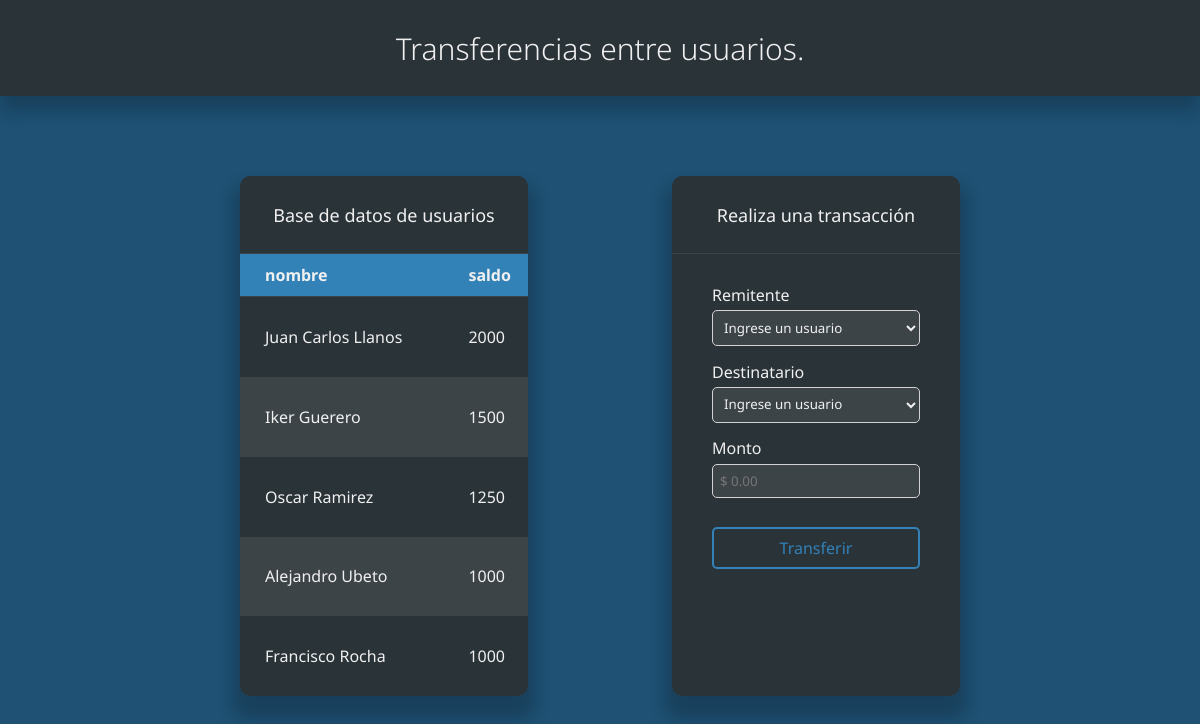
Page /pag4_transacciones/pag4_index.php on the committed database.
### tables this page shows
CREATE TABLE IF NOT EXISTS pag4_usuario (
    idUsuario INT(11) NOT NULL AUTO_INCREMENT,
    usuario VARCHAR(100) DEFAULT NULL,
    saldo INT(11) NOT NULL,
    PRIMARY KEY(idUsuario)
);

### pag4_transacciones/pag4_index.php (the view, shortened to what this page needs)
<?php
	$monto = NULL;
	$montoError = NULL;
?>
<!DOCTYPE html>
<html lang="en">
    <head>
		<link rel="stylesheet" href="css/pag4_styles.css">
    </head>
    <body>
		<div class="header">
			<h2>Transferencias entre usuarios.</h2>
		</div>
        <div class="container">
            <div class="row" id="contenido">
				<div class="header-table" id="tableH-F">
					<h3>Base de datos de usuarios</h3>
				</div>
                <table class="table table-striped table-bordered" id="central-content">
                    <thead>
                        <tr>
                            <th>nombre</th>
                            <th>saldo</th>
                        </tr>
                    </thead>
                    <tbody>
                        <?php
							$pdo = Database::connect();
							$sql = 'SELECT * FROM pag4_usuario ORDER BY saldo DESC;';
							foreach($pdo->query($sql) as $row){
								echo '<tr>';
								echo '<td>'. $row['usuario'] . '</td>';
								echo '<td>'. $row['saldo'] . '</td>';
								echo '</tr>';
							}
                        ?>
                    </tbody>
                </table>
            </div>
			<div class="formulario" id="contenido">
				<div class="header-table" id="tableH-F">
						<h3>Realiza una transacción</h3>
				</div>
				<form method="post" id="central-content">
					<div class="control-group">
						<label class="control-label">Remitente</label>
						<div class="controls">
							<select name="idRemitente">
								<option disabled selected>Ingrese un usuario</option>
							</select>
						</div>
					</div>
					<div class="control-group">
						<label class="control-label">Destinatario</label>
						<div class="controls">
							<select name="idDestinatario">
								<option disabled selected>Ingrese un usuario</option>
							</select>
						</div>
					</div>
					<div class="control-group" <?php echo !empty($montoError)?'error':'';?>">
						<label class="control-label">Monto</label>
						<div class="controls">
							<input name="monto" type="number" placeholder="$ 0.00" step="0.5" value="<?php echo !empty($monto)?$monto:'';?>">
						</div>
					</div>
					<div class="form-actions">
						<button type="submit">Transferir</button>
					</div>
				</form>
			</div>
        </div>
    </body>
</html>

### pag4_transacciones/css/pag4_styles.css (style rules this page uses)
* { margin: 0; padding: 0; box-sizing: border-box; }
body { font-family: 'Noto Sans', sans-serif; min-height: 100vh; background: #1e5174; }
.header { min-height: 12vh; display: flex; align-items: center; justify-content: center; position: relative; background: var(--dt-background-color-container); box-shadow: 0 16px 16px 0 rgba(0,0,0,0.2); }
h2 { position: absolute; text-align: center; font-size: 30px; font-weight: 300; color: var(--primary-color); }
h3 { font-size: 18px; font-weight: 400; color: var(--primary-color); }
.container { display: flex; justify-content: space-between; flex-direction: row; height: 65%; width: 60%; margin: auto; position: fixed; top: 22%; left: 20%; }
th, td { padding: 10px 0px 10px 25px; color: var(--primary-color); }
th { border-bottom: solid 1px var(--dt-border-color); background: var(--highlight-color); font-weight: bolder; text-align: left; }
td { font-size: 16px; }
tbody tr:nth-child(even) { background-color: var(--dt-even-row-collor); }
#contenido { width: 40%; box-shadow: 0px 16px 16px 8px rgba(0,0,0,0.2); border-radius: 10px; }
#central-content { height: 85%; width: 100%; background: var(--dt-background-color-container); }
#tableH-F { display: flex; align-items: center; justify-content: center; background: var(--dt-background-color-container); }
.header-table { height: 15%; border-radius: 10px 10px 0px 0px; border-bottom: solid 1px var(--dt-border-color); }
table, form { border-collapse: collapse; border-radius: 0px 0px 10px 10px; }
form { padding: 30px 40px 30px 40px; }
label { font-size: 16px; color: #f0f0f0; }
select, input { font-family: 'Noto Sans', sans-serif; background-color: var(--dt-even-row-collor); width: 100%; color: #f0f0f0; border-radius: 5px; padding: 7px; margin-top: 2%; margin-bottom: 7%; border: 1px solid var(--dt-status-offline-color); }
.form-actions button { font-family: 'Noto Sans', sans-serif; background: var(--dt-background-color-container); border: 2px solid var(--highlight-color); font-size: 16px; color: var(--highlight-color); border-radius: 5px; width: 100%; margin-top: 7%; padding: 4%; }
:root { --primary-color: #f0f0f0; --secondary-color: rgb(61,68,72); --highlight-color: #3282b8; --dt-status-available-color: greenyellow; --dt-status-away-color: lightsalmon; --dt-status-offline-color: lightgray; --dt-padding: 10px; --dt-padding-s: 6px; --dt-padding-xs: 2px; --dt-border-radius: 3px; --dt-background-color-container: #2a3338; --dt-border-color:var(--secondary-color); --dt-bg-color:var(--highlight-color); --dt-text-color:var(--primary-color); --dt-bg-active-button:var(--highlight-color); --dt-text-color-button:var(--primary-color); --dt-text-color-active-button:var(--primary-color); --dt-hover-cell-color:var(--highlight-color); --dt-even-row-collor:var(--secondary-color); --dt-focus-color:var(--highlight-color); --dt-input-background-color:var(--secondary-color); --dt-input-color:var(--primary-color); }

### rows in the picture
pag4_usuario: usuario "Juan Carlos Llanos", saldo "2000"
pag4_usuario: usuario "Iker Guerero", saldo "1500"
pag4_usuario: usuario "Oscar Ramirez", saldo "1250"
pag4_usuario: usuario "Alejandro Ubeto", saldo "1000"
pag4_usuario: usuario "Francisco Rocha", saldo "1000"
